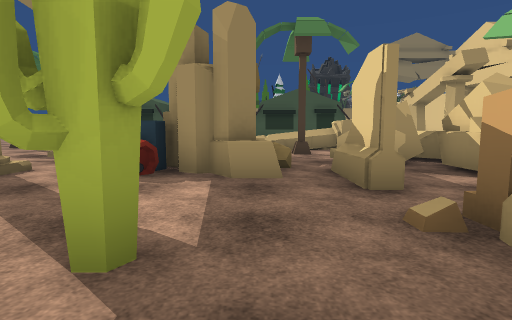
[1] (above)

24 first-person views from a walk through a 3-D level made in the Unity game engine. The camera is 1.3 m above the floor, tilts 6° down and sees 80° across. The floor is counted in squares, 2 m on a side. Each view is taken from the middle of a square. On the plan, view 1 faces up. The plan holds only what a view shows up to about 10 squares ahead; the rest is blank. The place goes on beyond the plan. Some surface patterns are stand-ins.

[2]
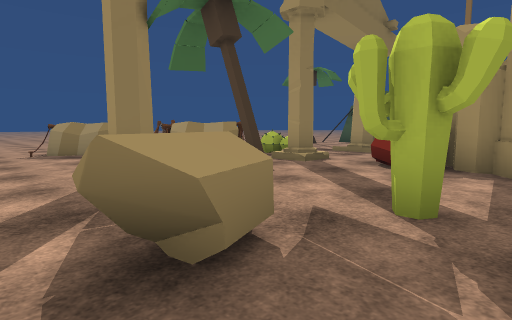

[3]
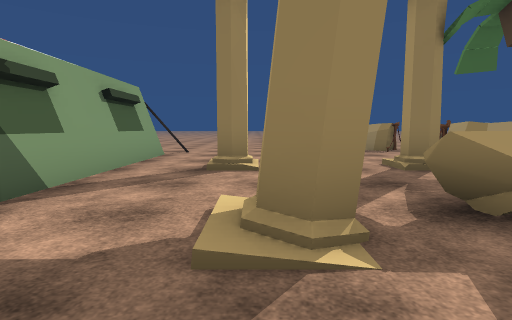

[4]
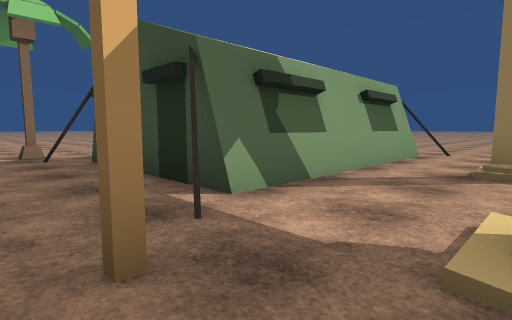

[5]
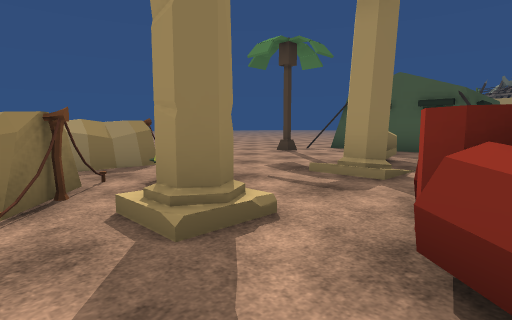

[6]
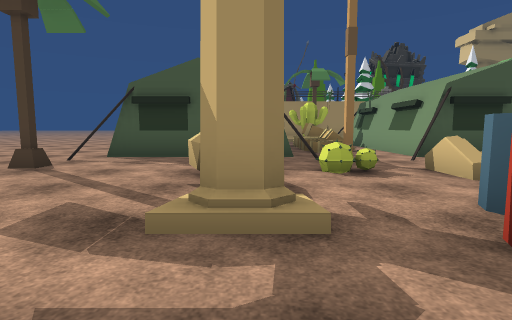

[7]
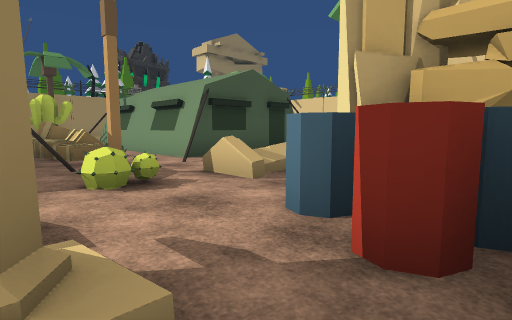

[8]
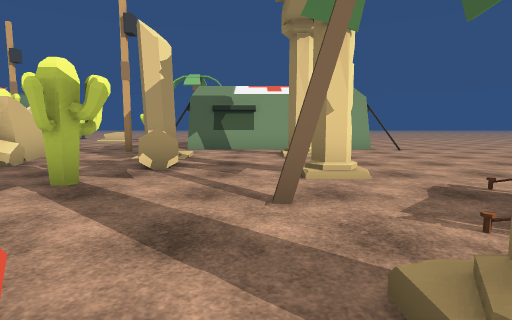

[9]
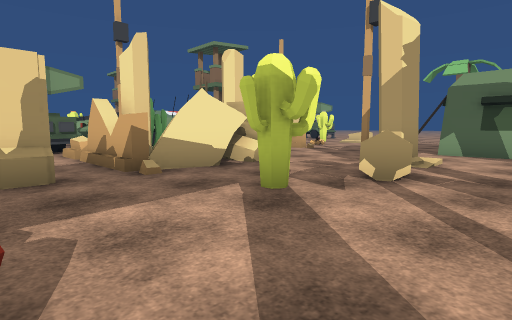

[10]
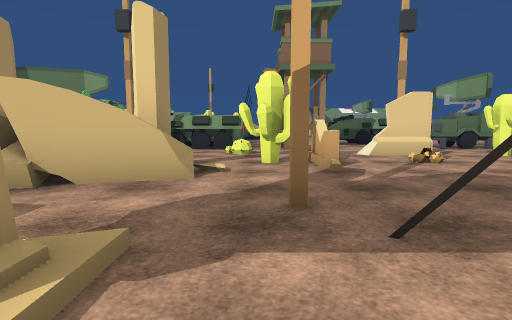

[11]
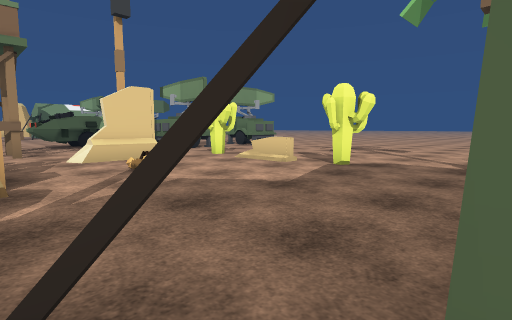

[12]
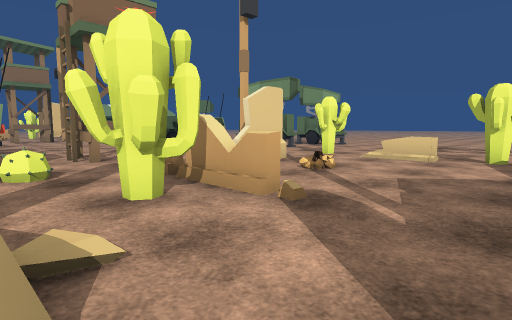

[13]
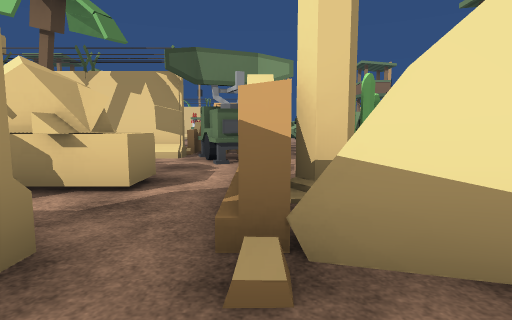

[14]
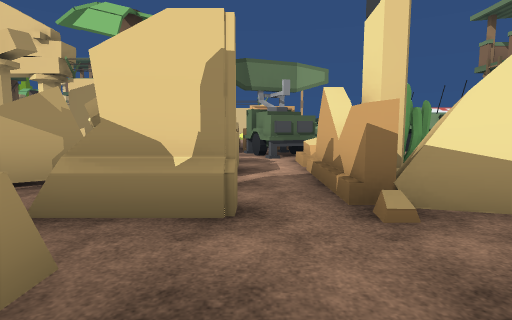

[15]
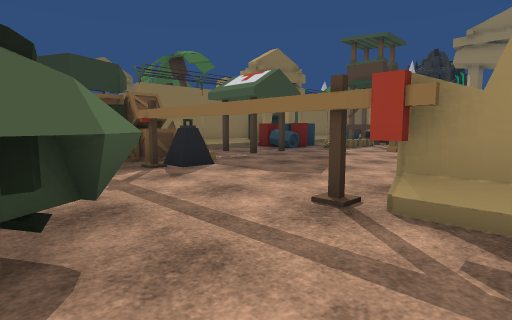

[16]
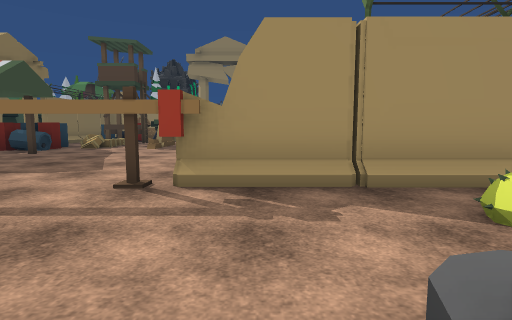

[17]
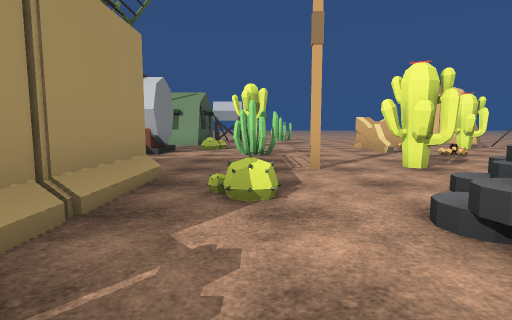

[18]
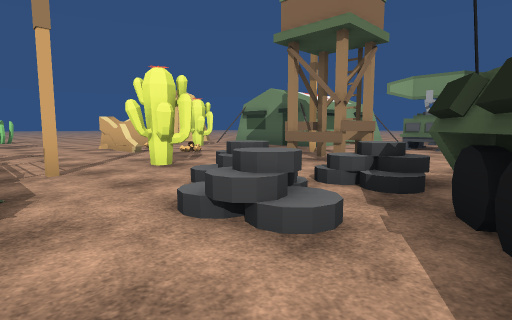

[19]
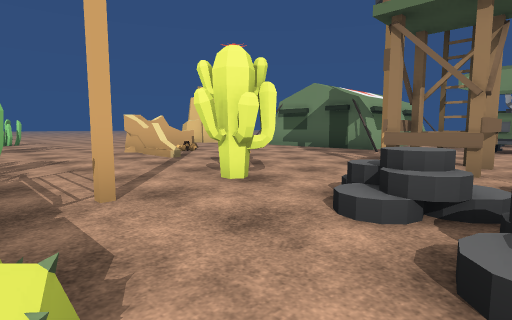

[20]
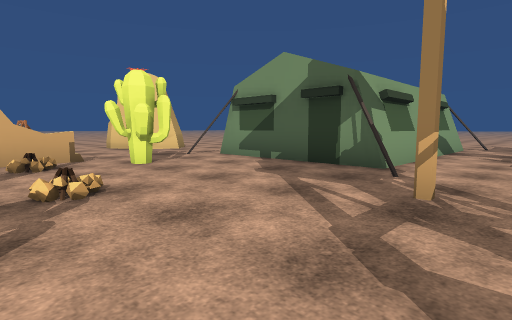

[21]
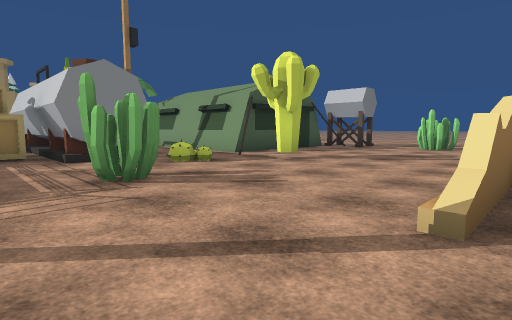

[22]
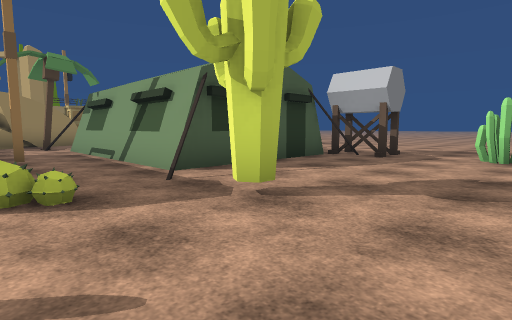

[23]
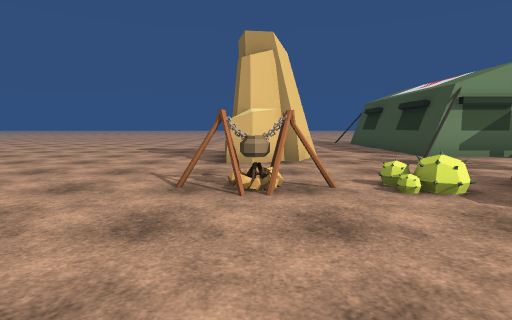

[24]
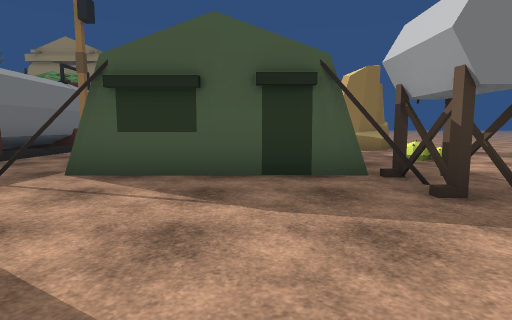

### Floor plan
Key: @ floor where view 1 was taken; # wall or solid block; . main floor; : floor 0.5 m higher than the main floor; / step, stairs or slope; = window, fence, low wall or low ledge; ^ raised ledge; T thing the floor can be seen under or through; O other object.
Columns run from 10 left of view 1 to 32 right of it. Each row starts with its distance up from view 1.
 18         O
 17         O
 16         OO#
 15 ..     #O #
 14 ...    #O #
 13 ...    #O #
 12 ...#####. #                       #
 11  .=....##=#           O           ^#
 10  .O....OO=#    ##    .O           .O
  9  ....^^OO=      #O  O.O         # .##     O
  8   ....# O#      #OOO....        ##..#    #O
  7    ...#OO#       OOO....        ##..#    .
  6   O....OO#  ## ###......       .##..#   ..
  5   OOOO..O##=##   O......      OO##..#   .O.
  4   OOOO#.O.^OO#^. OOOO....   O  .##..#   ...
  3   OOOO.....OO##.OOOOO=..OO##O.......####O..
  2  OO.O..O.O..###:OOOO#TTTT........O......O..
  1 .OO...#..O..##OO  O    T...O...OO..O.......
  0 ........OO@## OO OO    #.....#..........OO.
 -1   .........###  .OO    ##.O/.O..........O.
 -2  .....#..O..##...OOO    ##OO.O..........
 -3 ...........#..O.O... ... = ......OOO.....
 -4 ....#.....#..OO..##..... ..##.......O.O...
 -5 ....######.......##....  ..##.....O...O....
 -6          #.....O....OO    ...#...OO........
 -7          #.....O#  .O     ...........O#....
 -8          #........        ....#####..OO....
 -9          ...OO.O..O       OO..#   #..  ....
-10          .O.......O       OO..#   #..  ....
-11         .........            .#   #..  ....
-12         ........             .#

Positions as (right, up) in squares from view 1, and headings:
1: (0, 0), facing up
2: (0, -1), facing up-left
3: (1, -2), facing left
4: (1, -2), facing down-left
5: (-2, 3), facing up-left
6: (-4, 5), facing up
7: (-4, 6), facing up-right
8: (-3, 5), facing down
9: (-3, 4), facing down-right
10: (-2, -3), facing right
11: (-1, -4), facing down-right
12: (1, -2), facing down-right
13: (0, 2), facing right
14: (-1, 3), facing right
15: (15, 0), facing up-left
16: (15, -1), facing up
17: (14, 1), facing right
18: (14, 1), facing down-right
19: (16, 1), facing down-right
20: (18, -3), facing down-right
21: (20, -3), facing up-right
22: (23, -1), facing up-right
23: (28, -1), facing down
24: (28, -1), facing up
